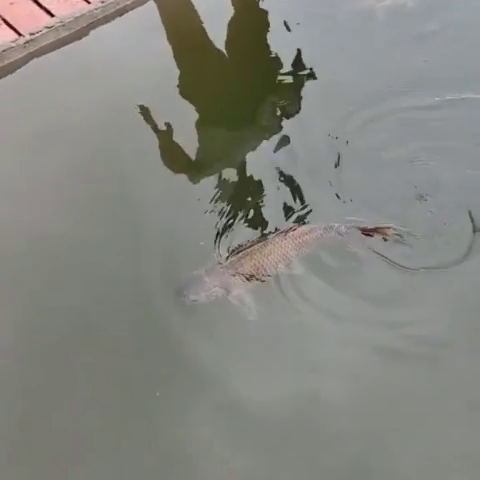
#> input picture frame 26 of videos/video1.mp4, 480 x 480 px
$ python myvideo.py
#> lines starting #> are read from the running program, lines starting #| are printed output that depends on the picture; after the words box and inside, x2 and y2 are one past the last pixel; in counts of white or black regions, pixels touching at a corner belong together
import cv2
import numpy as np

cap = cv2.VideoCapture('videos/video1.mp4')
while True:
    success, img = cap.read()
#> img is the input picture: shape (480, 480, 3); mean B, G, R 127, 133.3, 132.6

    img = cv2.GaussianBlur(img, (15, 15), 0)  # размытие (?)
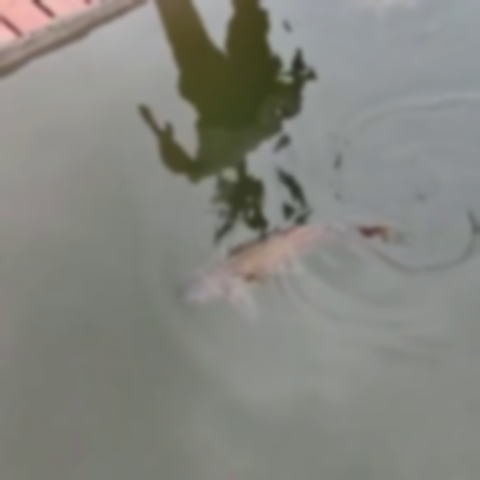
#> img: shape (480, 480, 3); mean B, G, R 127, 133.3, 132.6
    img = cv2.cvtColor(img, cv2.COLOR_BGR2GRAY)   # ЧБ видео
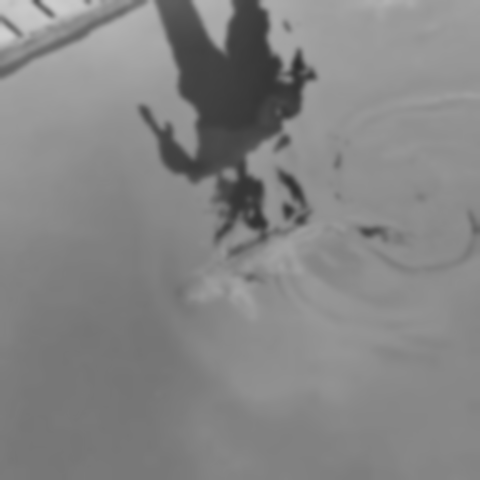
#> img: shape (480, 480); min 45, max 208, mean 132.4
    img = cv2.Canny(img, 50, 50)  # контур картинки
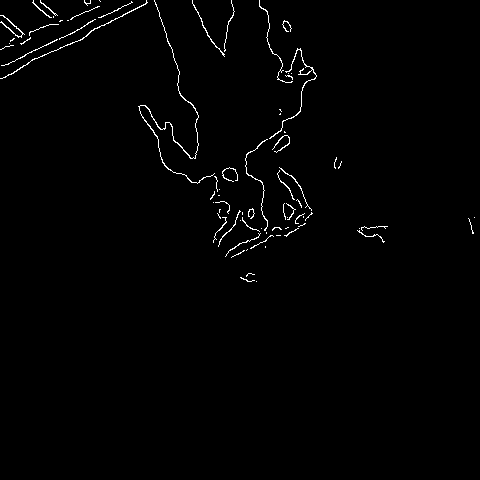
#> img: shape (480, 480); 1.1% white in thin lines or dots, all inside (x1, y1, x2, y2) = (0, 0, 475, 282)

    cv2.imshow('Result', img)

    if cv2.waitKey(1) & 0xFF == ord('q'):
#> (key q is pressed here)
        break

$ run again, starting later in the video
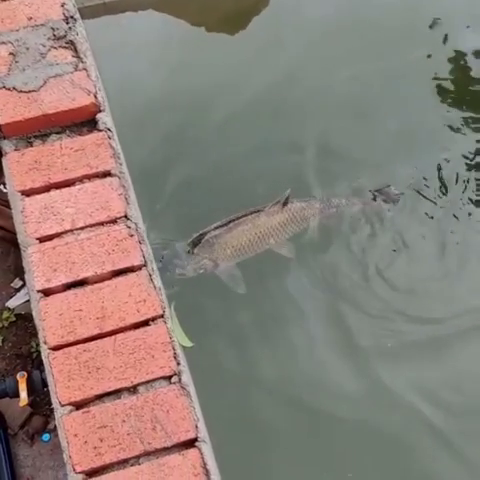
#> input picture frame 117 of videos/video1.mp4, 480 x 480 px
#> img is the input picture: shape (480, 480, 3); mean B, G, R 119.3, 126.8, 138.5
#> `img = cv2.cvtColor(img, cv2.COLOR_BGR2GRAY)`:
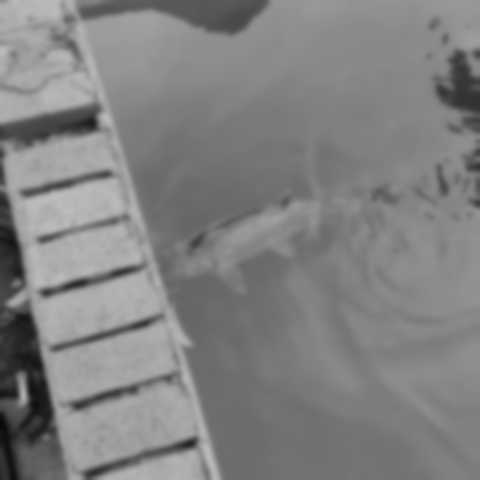
#> img: shape (480, 480); min 7, max 190, mean 129.4
#> `img = cv2.Canny(img, 50, 50)`:
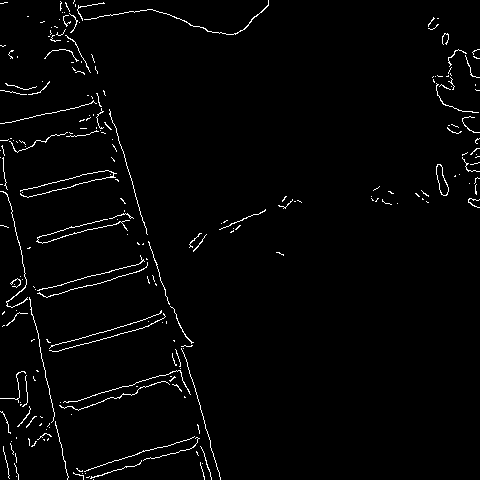
#> img: shape (480, 480); 2.1% white in thin lines or dots

$ run again, starting later in the video
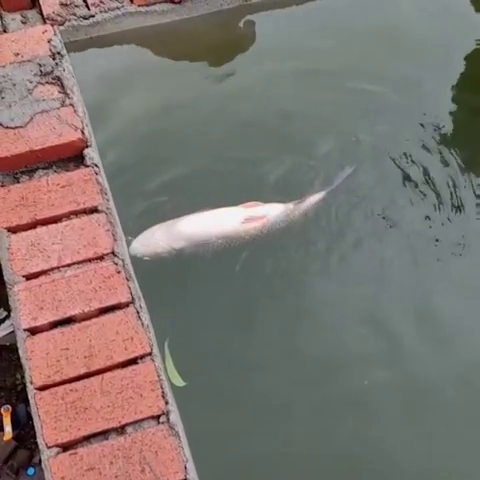
#> input picture frame 208 of videos/video1.mp4, 480 x 480 px
#> img is the input picture: shape (480, 480, 3); mean B, G, R 112.1, 117.4, 125.7
#> `img = cv2.cvtColor(img, cv2.COLOR_BGR2GRAY)`:
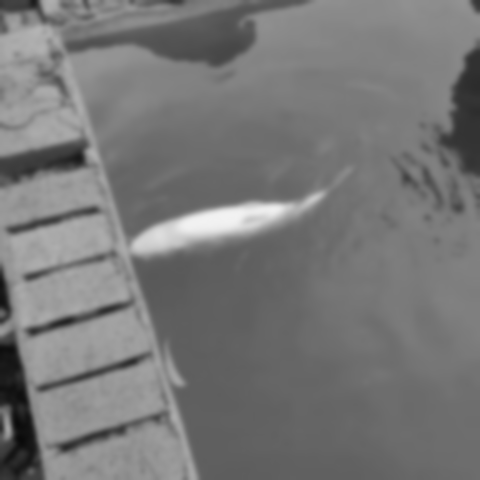
#> img: shape (480, 480); min 10, max 242, mean 119.3
#> `img = cv2.Canny(img, 50, 50)`:
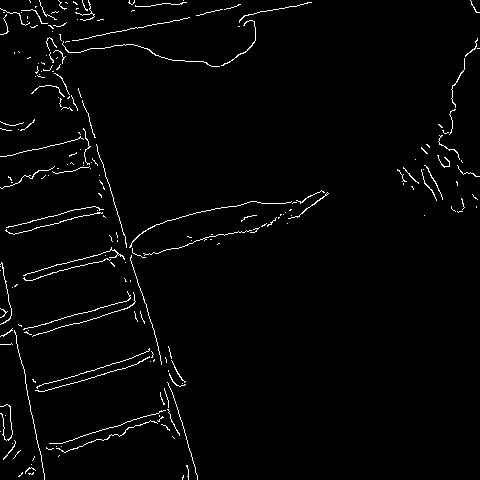
#> img: shape (480, 480); 2.1% white in thin lines or dots
